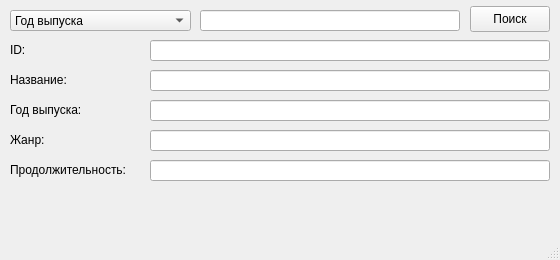
<?xml version="1.0" encoding="UTF-8"?>
<ui version="4.0">
 <class>MainWindow</class>
 <widget class="QMainWindow" name="MainWindow">
  <property name="geometry">
   <rect>
    <x>0</x>
    <y>0</y>
    <width>560</width>
    <height>260</height>
   </rect>
  </property>
  <property name="windowTitle">
   <string>Поиск по фильмам</string>
  </property>
  <widget class="QWidget" name="centralwidget">
   <widget class="QComboBox" name="comboBox">
    <property name="geometry">
     <rect>
      <x>10</x>
      <y>10</y>
      <width>181</width>
      <height>21</height>
     </rect>
    </property>
    <item>
     <property name="text">
      <string>Год выпуска</string>
     </property>
    </item>
    <item>
     <property name="text">
      <string>Название</string>
     </property>
    </item>
    <item>
     <property name="text">
      <string>Продолжительность</string>
     </property>
    </item>
   </widget>
   <widget class="QLineEdit" name="lineEdit">
    <property name="geometry">
     <rect>
      <x>200</x>
      <y>10</y>
      <width>260</width>
      <height>21</height>
     </rect>
    </property>
   </widget>
   <widget class="QPushButton" name="pushButton">
    <property name="geometry">
     <rect>
      <x>470</x>
      <y>6</y>
      <width>80</width>
      <height>26</height>
     </rect>
    </property>
    <property name="text">
     <string>Поиск</string>
    </property>
   </widget>
   <widget class="QLabel" name="label">
    <property name="geometry">
     <rect>
      <x>10</x>
      <y>40</y>
      <width>140</width>
      <height>20</height>
     </rect>
    </property>
    <property name="text">
     <string>ID:</string>
    </property>
   </widget>
   <widget class="QLabel" name="label_2">
    <property name="geometry">
     <rect>
      <x>10</x>
      <y>70</y>
      <width>140</width>
      <height>20</height>
     </rect>
    </property>
    <property name="text">
     <string>Название:</string>
    </property>
   </widget>
   <widget class="QLabel" name="label_3">
    <property name="geometry">
     <rect>
      <x>10</x>
      <y>100</y>
      <width>140</width>
      <height>20</height>
     </rect>
    </property>
    <property name="text">
     <string>Год выпуска:</string>
    </property>
   </widget>
   <widget class="QLabel" name="label_4">
    <property name="geometry">
     <rect>
      <x>10</x>
      <y>130</y>
      <width>140</width>
      <height>20</height>
     </rect>
    </property>
    <property name="text">
     <string>Жанр:</string>
    </property>
   </widget>
   <widget class="QLabel" name="label_5">
    <property name="geometry">
     <rect>
      <x>10</x>
      <y>160</y>
      <width>140</width>
      <height>20</height>
     </rect>
    </property>
    <property name="text">
     <string>Продолжительность:</string>
    </property>
   </widget>
   <widget class="QLineEdit" name="lineEdit_1">
    <property name="geometry">
     <rect>
      <x>150</x>
      <y>40</y>
      <width>400</width>
      <height>21</height>
     </rect>
    </property>
    <property name="readOnly">
     <bool>true</bool>
    </property>
   </widget>
   <widget class="QLineEdit" name="lineEdit_2">
    <property name="geometry">
     <rect>
      <x>150</x>
      <y>70</y>
      <width>400</width>
      <height>21</height>
     </rect>
    </property>
    <property name="readOnly">
     <bool>true</bool>
    </property>
   </widget>
   <widget class="QLineEdit" name="lineEdit_3">
    <property name="geometry">
     <rect>
      <x>150</x>
      <y>100</y>
      <width>400</width>
      <height>21</height>
     </rect>
    </property>
    <property name="readOnly">
     <bool>true</bool>
    </property>
   </widget>
   <widget class="QLineEdit" name="lineEdit_4">
    <property name="geometry">
     <rect>
      <x>150</x>
      <y>130</y>
      <width>400</width>
      <height>21</height>
     </rect>
    </property>
    <property name="readOnly">
     <bool>true</bool>
    </property>
   </widget>
   <widget class="QLineEdit" name="lineEdit_5">
    <property name="geometry">
     <rect>
      <x>150</x>
      <y>160</y>
      <width>400</width>
      <height>21</height>
     </rect>
    </property>
    <property name="readOnly">
     <bool>true</bool>
    </property>
   </widget>
  </widget>
  <widget class="QMenuBar" name="menubar">
   <property name="geometry">
    <rect>
     <x>0</x>
     <y>0</y>
     <width>560</width>
     <height>24</height>
    </rect>
   </property>
  </widget>
  <widget class="QStatusBar" name="statusbar"/>
 </widget>
 <resources/>
 <connections/>
</ui>
